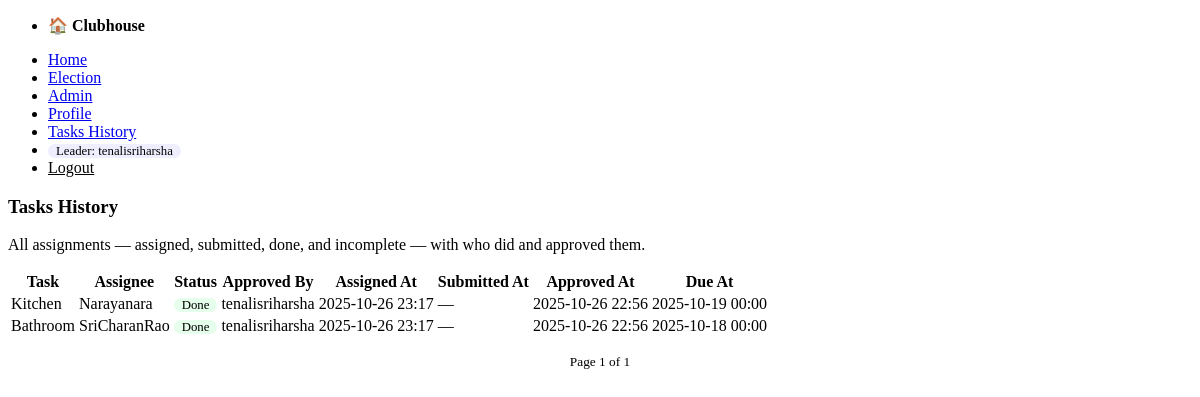
Page /history/ (signed in) on the committed database.
### core/models.py (models this page shows, shortened)
class SiteSetting(models.Model):
    join_code = models.CharField(max_length=32, blank=True, default='')
    current_leader = models.ForeignKey(
        User, null=True, blank=True, on_delete=models.SET_NULL, related_name='leader_of'
    )
    @classmethod
    def get_solo(cls):
        obj, _ = cls.objects.get_or_create(pk=1)
        return obj

### tasksapp/models.py (models this page shows, shortened)
class Assignment(models.Model):
    STATUS_ASSIGNED = 'ASSIGNED'
    STATUS_SUBMITTED = 'SUBMITTED'
    STATUS_APPROVED = 'APPROVED'
    STATUS_CHOICES = [
        (STATUS_ASSIGNED, 'Assigned'),
        (STATUS_SUBMITTED, 'Submitted'),
        (STATUS_APPROVED, 'Approved'),
    ]
    task = models.ForeignKey(Task, on_delete=models.CASCADE, related_name='assignments')
    assignee = models.ForeignKey(User, on_delete=models.CASCADE, related_name='assignments')
    status = models.CharField(max_length=12, choices=STATUS_CHOICES, default=STATUS_ASSIGNED)
    submitted_at = models.DateTimeField(null=True, blank=True)
    approved_at = models.DateTimeField(null=True, blank=True)
    created_at = models.DateTimeField(auto_now_add=True)
    due_at = models.DateTimeField(null=True, blank=True)
    approved_by = models.ForeignKey(User, null=True, blank=True, on_delete=models.SET_NULL, related_name='approved_assignments')
    stars_awarded = models.IntegerField(default=0)
    points_awarded = models.IntegerField(default=0)
    late_penalized = models.BooleanField(default=False)
    rolled_from = models.ForeignKey('self', null=True, blank=True, on_delete=models.SET_NULL, related_name='rolls')
    class Meta:
        unique_together = ('task', 'assignee')

class Task(models.Model):
    title = models.CharField(max_length=120)
    description = models.TextField(blank=True)
    week_start = models.DateField()  # Monday
    due_at = models.DateTimeField()
    created_by = models.ForeignKey(User, on_delete=models.CASCADE, related_name='tasks_created')

### tasksapp/views.py (the view)
# urls.py: path('history/', views.history, name='history'),
@login_required
@approved_required
def history(request):
    now = timezone.now()
    qs = (Assignment.objects
          .select_related('task', 'assignee', 'approved_by')
          .order_by('-approved_at', '-submitted_at', '-created_at', '-id'))
    paginator = Paginator(qs, 25)
    page = paginator.get_page(request.GET.get('page'))
    for a in page.object_list:
        if a.status == Assignment.STATUS_APPROVED:
            a.display_status = 'Done'
        elif a.due_at and a.due_at < now and a.status != Assignment.STATUS_APPROVED:
            a.display_status = 'Incomplete'
        elif a.status == Assignment.STATUS_SUBMITTED:
            a.display_status = 'Submitted'
        else:
            a.display_status = 'Assigned'
    return render(request, 'tasksapp/history.html', {
        'page_obj': page,
    })

### core/context_processors.py (called while the page is built)
def site_settings(request):
    return {'SITE': SiteSetting.get_solo()}

### tasksapp/views.py (called while the page is built)
def approved_required(view_func):
    @wraps(view_func)
    def _wrapped(request, *args, **kwargs):
        prof = getattr(request.user, 'profile', None)
        if not prof or not prof.is_approved:
            return redirect('accounts:pending')
        return view_func(request, *args, **kwargs)
    return _wrapped

### templates/tasksapp/history.html (shortened to what this page needs)
{% extends "base.html" %}
{% block content %}
<article>
  <h3>Tasks History</h3>
  <p class="muted">All assignments — assigned, submitted, done, and incomplete — with who did and approved them.</p>
  <div class="history-scroll">
    <table>
      <thead>
        <tr>
          <th>Task</th>
          <th>Assignee</th>
          <th>Status</th>
          <th>Approved By</th>
          <th>Assigned At</th>
          <th>Submitted At</th>
          <th>Approved At</th>
          <th>Due At</th>
        </tr>
      </thead>
      <tbody>
        {% for a in page_obj.object_list %}
          <tr>
            <td>{{ a.task.title }}</td>
            <td>{{ a.assignee.username }}</td>
            <td>
              {% if a.display_status == 'Done' %}
                <span class="badge" style="background:#e6ffec;">Done</span>
              {% elif a.display_status == 'Submitted' %}
                <span class="badge" style="background:#e9f3ff;">Submitted</span>
              {% elif a.display_status == 'Incomplete' %}
                <span class="badge" style="background:#ffe9e9;">Incomplete</span>
              {% else %}
                <span class="badge" style="background:#f3f4f6;">Assigned</span>
              {% endif %}
            </td>
            <td>{% if a.approved_by %}{{ a.approved_by.username }}{% else %}—{% endif %}</td>
            <td>{{ a.created_at|date:"Y-m-d H:i" }}</td>
            <td>{% if a.submitted_at %}{{ a.submitted_at|date:"Y-m-d H:i" }}{% else %}—{% endif %}</td>
            <td>{% if a.approved_at %}{{ a.approved_at|date:"Y-m-d H:i" }}{% else %}—{% endif %}</td>
            <td>{% if a.due_at %}{{ a.due_at|date:"Y-m-d H:i" }}{% else %}—{% endif %}</td>
          </tr>
        {% empty %}
          <tr><td colspan="8">No history yet.</td></tr>
        {% endfor %}
      </tbody>
    </table>
  </div>
  <div style="display:flex; gap:1rem; align-items:center; justify-content:center; margin-top:1rem;">
    <small>Page {{ page_obj.number }} of {{ page_obj.paginator.num_pages }}</small>
  </div>
</article>
{% endblock %}

### templates/base.html (shortened to what this page needs)
<!doctype html>
<html lang="en">
<head>
  <link rel="stylesheet" href="https://unpkg.com/@picocss/pico@1.5.10/css/pico.min.css">
</head>
<body>
  <nav class="container-fluid">
    <ul>
      <li><strong>🏠 Clubhouse</strong></li>
    </ul>
    <ul>
      {% if user.is_authenticated %}
        <li><a href="{% url 'tasksapp:home' %}">Home</a></li>
        <li><a href="{% url 'elections:current' %}">Election</a></li>
        {% if user.is_superuser or user.is_staff %}<li><a href="{% url 'core:admin_panel' %}">Admin</a></li>{% endif %}
        <li><a href="{% url 'accounts:profile' %}">Profile</a></li>
        <li><a href="{% url 'tasksapp:history' %}">Tasks History</a></li>
        <li><span class="badge">Leader: {{ SITE.current_leader.username|default:"—" }}</span></li>
        <li>
          <form method="post" action="{% url 'accounts:logout' %}" style="display:inline;">
            <button type="submit" class="linklike">Logout</button>
          </form>
        </li>
      {% else %}
        <li><a href="{% url 'accounts:login' %}">Login</a></li>
        <li><a href="{% url 'accounts:signup' %}">Signup</a></li>
      {% endif %}
    </ul>
  </nav>
  <main class="container">
    {% block content %}{% endblock %}
  </main>
</body>
</html>

### templates/base.html (style rules this page uses)
.history-scroll { max-height: 60vh; overflow-y: auto; }
.badge { background: #eef; padding: 0 .5rem; border-radius: 999px; font-size: .8rem; }
nav ul { align-items: center; }
.linklike { background: none; border: none; padding: 0; color: inherit; text-decoration: underline; cursor: pointer; font: inherit; }

### rows in the picture
SiteSetting: current_leader.username "tenalisriharsha"
Assignment: task "Kitchen", assignee.username "Narayanara", shows "Done", approved_by.username "tenalisriharsha", created_at "2025-10-26 23:17", approved_at "2025-10-26 22:56", due_at "2025-10-19 00:00"
Assignment: task "Bathroom", assignee.username "SriCharanRao", shows "Done", approved_by.username "tenalisriharsha", created_at "2025-10-26 23:17", approved_at "2025-10-26 22:56", due_at "2025-10-18 00:00"

### other values in the picture
{{ page_obj.number }} "1"
{{ page_obj.paginator.num_pages }} "1"
